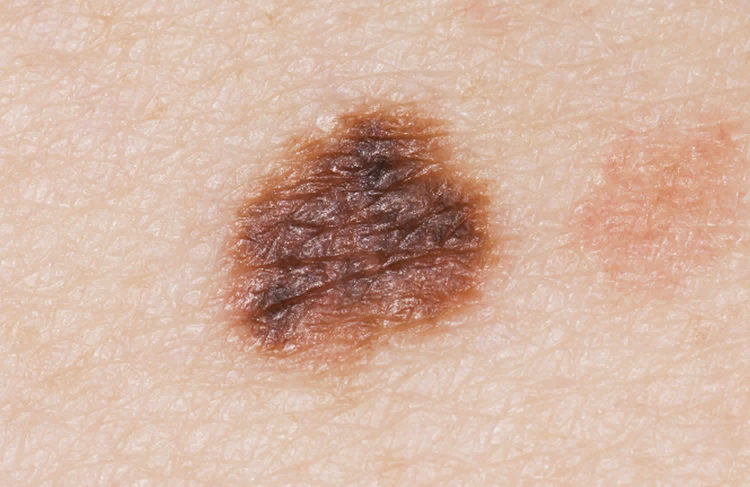
#> input picture 2-Clasificador_Lunares/datasetLunares/dysplasticNevi/train/dysplasticNevi1.jpg, 1500 x 974 px, found by its file name (shown at 1/2 size); its folder holds only this picture in this run
$ jupyter execute --allow-errors Clasificador_Lunares.ipynb   (shell and % lines are left out)
#> lines starting #> are read from the running program, lines starting #| are printed output that depends on the picture; after the words box and inside, x2 and y2 are one past the last pixel; in counts of white or black regions, pixels touching at a corner belong together
## Sistema de Detección de Cancer de Piel

[cell 1]
from google.colab import drive
drive.mount('/content/drive/')

[cell 2]
import numpy as np
import matplotlib.pyplot as plt
from matplotlib import cm
import seaborn as sns
import plotly.graph_objects as go
import cv2
import pandas as pd
import os
from sklearn.metrics import precision_score, confusion_matrix, accuracy_score, f1_score

path = '/content/drive/MyDrive/Python-R-SQL/Python/Deep_Learning_Computer_Vision/2-Clasificador_Lunares/'
os.listdir(path)

def graphics_rgb(imagen, titulo):
  fig, ax = plt.subplots(1, 1, figsize = (12, 5))
  ax.imshow(cv2.cvtColor(imagen, cv2.COLOR_BGR2RGB))
  plt.title(titulo)
  plt.grid(False)
  plt.show()

def graphics_one_canal(imagen, titulo):
  fig, ax = plt.subplots(1, 1, figsize = (12, 5))
  ax.imshow(imagen)
  plt.title(titulo)
  plt.grid(False)
  plt.show()

<hr>

Este proyecto se trata de formar un sistema básico de detección de cancer, se incursionará en algunos métodos tanto de procesamiento de imágenes, una debida segmentación, para luego extraer las características y la clasificación.

<hr>

[cell 3]
path_images = path + 'datasetLunares/'
dysplasticNevi = path_images + 'dysplasticNevi/train/'
spitzNevus = path_images + 'spitzNevus/train/'

imgs_DN = os.listdir(dysplasticNevi)
imgs_SN = os.listdir(spitzNevus)

print(imgs_DN)
print(imgs_SN)

[cell 4]
#Veamos una imagen para cada lista (Uniremos las imagenes)
img1 = cv2.imread(dysplasticNevi + imgs_DN[0])
#> img1 is the input picture: shape (974, 1500, 3); mean B, G, R 161.1, 178.8, 212.3
img2 = cv2.imread(spitzNevus + imgs_SN[0])

#Interpolaremos pues las imagenes tienen una diferencia de dimensiones muy grande
img2 = cv2.resize(img2, (img1.shape[1], img1.shape[0]), interpolation = cv2.INTER_AREA)

#Unimos imagenes y graficamos
img = np.hstack((img1, img2))
graphics_rgb(img, 'DysplasticNevi - SpitzNevus')

[cell 5]
#Crearemos una función para extraer las caracteristicas de nuestras imagenes
def get_features(img):

  #Pasamos a escala de grises
  gray = cv2.cvtColor(img, cv2.COLOR_BGR2GRAY)

  #Obtenemos umbral para la binarizacion con metodo otsu
  _, img_bin = cv2.threshold(gray, 0, 1, cv2.THRESH_BINARY_INV + cv2.THRESH_OTSU)
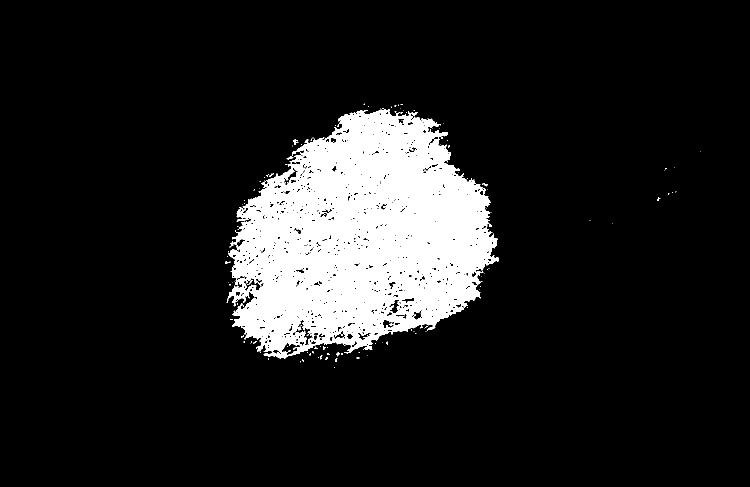
#> img_bin: shape (974, 1500) (shown at 1/2 size); values 0 (black) and 1 (white), 12% white; 123 white regions (112 under 20 px), largest, box (x1, y1, x2, y2) and area: (453, 219, 998, 717) 175111, (587, 278, 597, 289) 58, (964, 366, 975, 373) 35

  #Obtenemos la zona de interes en cada canal
  B, G, R = img[: , : , 0] * img_bin, img[: , : , 1] * img_bin, img[: , : , 2] * img_bin

  #Ahora en la zona de interes generaremos un valor respresentativo para cada canal
  sum_bin = np.sum(img_bin)
#> sum_bin = 175916
  B, G, R = np.sum(B) / sum_bin, np.sum(G) / sum_bin, np.sum(R) / sum_bin
#> B = 73.15; G = 90.63; R = 144.8

  #Normalizamos
  B, G, R = B / 255, G / 255, R / 255
#> B = 0.287; G = 0.355; R = 0.568

  return [B, G, R]

#Observacion: Esta funcion de extraccion de caracteristicas, se basa solo
#en la hipotesis de que nos importa solo el color

[cell 6]
#Formacion de dataframes
def getDataFrame(path, path_images_list, label):

  #Lista de caracteristicas
  features = []

  #Recorresmos los nombres de las imagenes
  for img in path_images_list:

    #Abrimos las imagenes en modelo BGR
    img = cv2.imread(path + img)

    #Extraemos caracteristicas y label
    features.append(get_features(img) + [label])

  #Formamos dataframe
  data = pd.DataFrame(features, columns = ['blue', 'green', 'red', 'label'])
#> data = table of 1 rows and 4 columns

  return data

[cell 7]
data_DN = getDataFrame(dysplasticNevi, imgs_DN, 'DysplasticNevi')
#> data_DN = table of 1 rows and 4 columns
print(data_DN.shape)
#| (1, 4)
data_DN.head()
#> Out = table of 1 rows and 4 columns

[cell 8]
data_SN = getDataFrame(spitzNevus, imgs_SN, 'SpitzNevus')
#> data_SN = table of 1 rows and 4 columns
print(data_SN.shape)
#| (1, 4)
data_SN.head()
#> Out = table of 1 rows and 4 columns

[cell 9]
#Unimos los datasets
data = pd.concat([data_DN, data_SN], ignore_index = True)
#> data = table of 2 rows and 4 columns

#Reemplazamos los valores categoricos
data['label'] = data['label'].replace({'DysplasticNevi' : -1, 'SpitzNevus' : 1})

print(data.shape)
#| (2, 4)
data.head(-1)
#> Out = table of 1 rows and 4 columns

[cell 10]
#Visualicemos los datos en el espacio de caracteristicas
fig = plt.figure()
ax = fig.add_subplot(111, projection = '3d')

for i in range(0, data.shape[0]):

  if data.loc[i]['label'] == -1:
    ax.scatter(data.loc[i]['blue'], data.loc[i]['green'], data.loc[i]['red'], c = 'k')

  else:
    ax.scatter(data.loc[i]['blue'], data.loc[i]['green'], data.loc[i]['red'], c = 'r')

ax.set_xlabel('B')
ax.set_ylabel('G')
ax.set_zlabel('R')
plt.show()
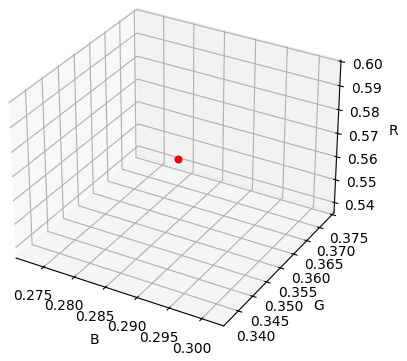
#> figure drawn by matplotlib, 1 panel

<hr>

Podemos ver que hay cierta separación entre las distintas clases, pero existen datos que nos darían una clase erronea si ocupamos directamente un hiperplano. Es por esto que se puede decir que el problema no es linealmente separable.

<hr>

[cell 11]
#Ahora veremos como se comporta una regresion lineal para clasificar estas imágenes
#Se utilizara el metodo de minimos cuadrados

#Pasamos los valores numericos a listas
data = data.to_numpy()
#> data = [[0.287, 0.355, 0.568, -1], [0.287, 0.355, 0.568, 1]]
subFeatures = data[: , 1 : 3]
#> subFeatures = [[0.355, 0.568], [0.355, 0.568]]
labels = data[:, -1]
#> labels = [-1, 1]

#Lista que se llenara con el valor de la loss y los parametros w1, w2
Ws, loss = [], []

#Le ofrecemos un rango pequeño a w1 y w2 para ver los valores que puede tomar y asi minimizar la funcion de erro
for w1 in np.linspace(-7.0, 7.0, 200):
  for w2 in np.linspace(-7.0, 7.0, 200):
    error = 0
    for i, featureRow in enumerate(subFeatures):
      minSquare = (w1 * featureRow[0] + w2 * featureRow[1] - labels[i]) ** 2
      error = error + minSquare

    Ws.append([w1, w2])
    loss.append(error)
#> after the loop, Ws = 40000 items; loss = 40000 items

Ws = np.array(Ws)
#> Ws = 40000 pairs, first value -7 to 7, second value -7 to 7

#Grafiquemos los parametros en funcion de la loss
fig = plt.figure()
ax = fig.add_subplot(111, projection = '3d')
ax.plot_trisurf(Ws[:, 0], Ws[:, 1], loss, cmap = cm.jet, linewidth = 0)
ax.set_xlabel('w1')
ax.set_ylabel('w2')
ax.set_zlabel('loss')
plt.show()
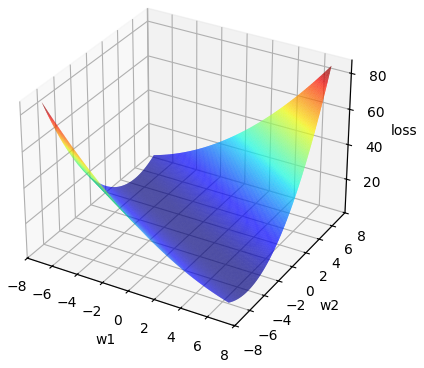
#> figure drawn by matplotlib, 1 panel

<hr>

Debemos notar que en lo anterior no utilizamos toda la información, solo nos centramos en los canales *Green* y *Red*. Ahora utilizaremos toda la información, y conociendo que por medio de la estimación, sabemos que el hiperplano óptimo que mínimiza el error está dado por

$$w = A^{-1} \cdot b$$

donde $A = \sum_{i = 1}^n x_i \cdot x_i^T$, y $b = \sum_{i = 1}^n x_i \cdot y_i$

[cell 12]
#Aca tenemos la matriz con w0, w1, w2 y el intercepto
A = np.zeros((4, 4))
b = np.zeros((4, 1))

#Caracteristicas
features = data[:, : 3]
#> features = [[0.287, 0.355, 0.568], [0.287, 0.355, 0.568]]

#Recorremos las caracteristicas
for i, featureRow in enumerate(features):

  #Vector de caracteristicas (se le debe agregar el 1 por el intercepto)
  x = np.append([1], featureRow)
  x = x.reshape((4, 1))
  y = labels[i]

  #Sumatoria para formar A
  A = A + x * x.T

  #Sumatoria para formar b
  b = b + x * y
#> this loop made 2 passes
#> (x, y, b) on passes 1 to 2: ([1, 0.287, 0.355, 0.568], -1, [-1, -0.287, -0.355, -0.568]), ([1, 0.287, 0.355, 0.568], 1, [0, 0, 0, 0])

#> (the rest of this cell did not finish here and is left out)

[cell 13]
#Como ya tenemos los pesos y el intercepto del hiperplano que separara nuestras clases
#Lo graficamos, sabiendo que la ecuacion de la recta es la siguiente
#w1*X + w2*Y + w3*Z + w0 = 0

#Rangos
X, Y = np.arange(0, 1, 0.1), np.arange(0, 1, 0.1)
X, Y = np.meshgrid(X, Y)

#> (the rest of this cell did not finish here and is left out)

#### Calculando el Error

#> (a cell that did not finish here is left out)

[cell 15]
#Ejemplo de como seria  el proceso de prediccion para imagenes nuevas
sn_img = cv2.imread(path_images + 'spitzNevus/spitz.png')
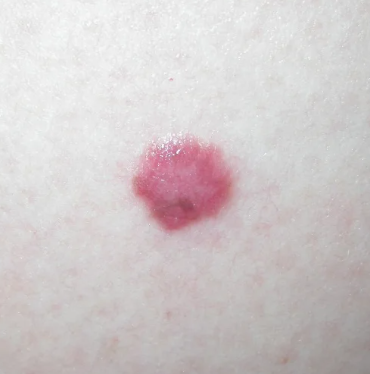
#> input picture 2-Clasificador_Lunares/datasetLunares/SpitzNevus/spitz.png, 370 x 374 px, found by its file name
#> sn_img is the input picture: shape (374, 370, 3); mean B, G, R 202.6, 201.9, 209.1
dn_img = cv2.imread(path_images + 'dysplasticNevi/dysplastic.png')
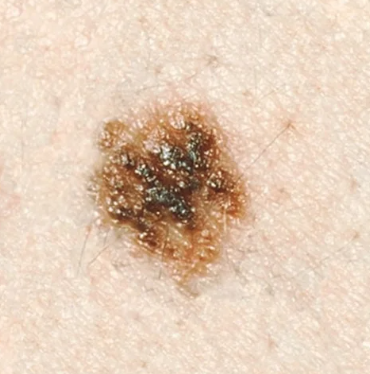
#> input picture 2-Clasificador_Lunares/datasetLunares/dysplasticNevi/dysplastic.png, 370 x 374 px, found by its file name
#> dn_img is the input picture: shape (374, 370, 3); mean B, G, R 183.9, 204.8, 228.2

#Unimos imagenes y graficamos
img = np.hstack((dn_img, sn_img))
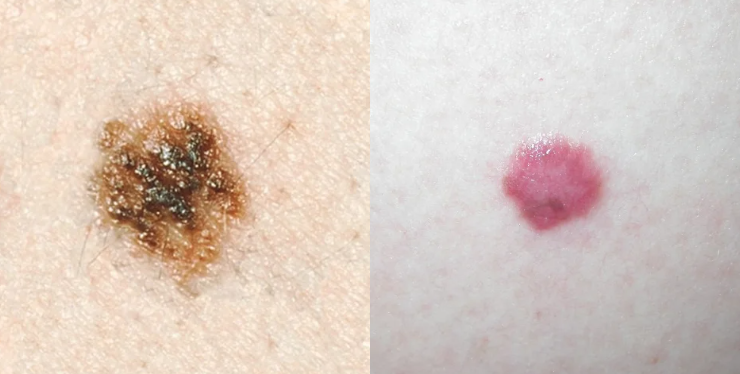
#> img: shape (374, 740, 3); mean B, G, R 193.3, 203.3, 218.6
graphics_rgb(img, 'DysplasticNevi - SpitzNevus')

[cell 16]
clases = {1 : 'SpitzNevus', -1 : 'DysplasticNevi'}

#Obtenemos los atributos con la funcion definida anteriormente
feature_sn = np.array(get_features(sn_img))
#> in get_features (call 3), `_, img_bin = cv2.threshold(gray, 0, 1, cv2.THRESH_BINARY_INV + cv2.THR..`:
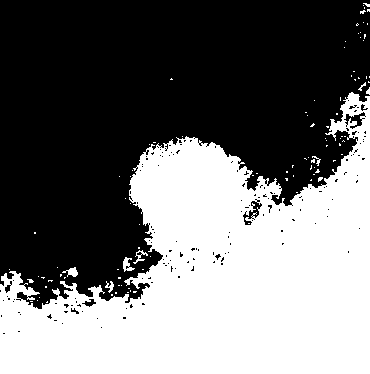
#> img_bin: shape (374, 370); values 0 (black) and 1 (white), 43.8% white; 101 white regions (93 under 20 px), largest, box (x1, y1, x2, y2) and area: (0, 92, 370, 374) 59968, (123, 257, 135, 272) 90, (62, 267, 78, 277) 82
#> in get_features (call 3), `B, G, R = img[: , : , 0] * img_bin, img[: , : , 1] * img_bin, img[: , ..`:
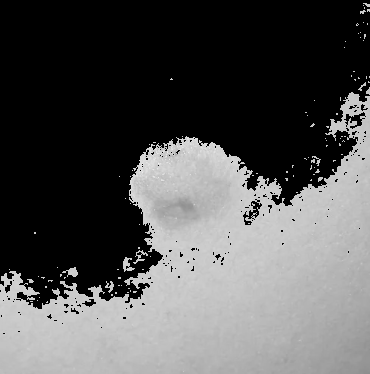
#> R: shape (374, 370); min 0, max 241, mean 83.6
#> in get_features (call 3), `sum_bin = np.sum(img_bin)`: sum_bin = 60654
#> in get_features (call 3), `B, G, R = np.sum(B) / sum_bin, np.sum(G) / sum_bin, np.sum(R) / sum_bin`: B = 177.6; G = 175.7; R = 190.6
#> in get_features (call 3), `B, G, R = B / 255, G / 255, R / 255`: B = 0.696; G = 0.689; R = 0.748
#> feature_sn = [0.696, 0.689, 0.748]
feature_dn = np.array(get_features(dn_img))
#> in get_features (call 4), `gray = cv2.cvtColor(img, cv2.COLOR_BGR2GRAY)`:
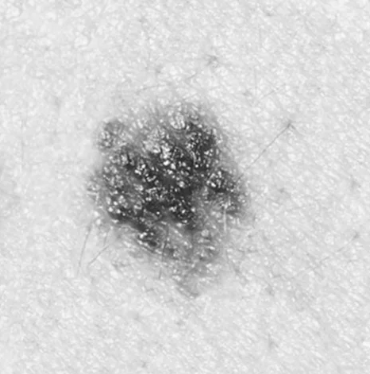
#> gray: shape (374, 370); min 36, max 252, mean 209.4
#> in get_features (call 4), `_, img_bin = cv2.threshold(gray, 0, 1, cv2.THRESH_BINARY_INV + cv2.THR..`: img_bin: shape (374, 370); values 0 (black) and 1 (white), 11.3% white; 26 white regions (25 under 20 px), largest, box (x1, y1, x2, y2) and area: (87, 108, 248, 292) 15561
#> in get_features (call 4), `B, G, R = img[: , : , 0] * img_bin, img[: , : , 1] * img_bin, img[: , ..`:
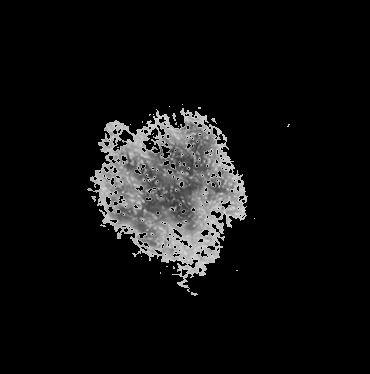
#> R: shape (374, 370); min 0, max 222, mean 17.3
#> in get_features (call 4), `sum_bin = np.sum(img_bin)`: sum_bin = 15685
#> in get_features (call 4), `B, G, R = np.sum(B) / sum_bin, np.sum(G) / sum_bin, np.sum(R) / sum_bin`: B = 74.42; G = 108.7; R = 153
#> in get_features (call 4), `B, G, R = B / 255, G / 255, R / 255`: B = 0.292; G = 0.426; R = 0.6
#> feature_dn = [0.292, 0.426, 0.6]

#Predecimos
#> (the rest of this cell did not finish here and is left out)
